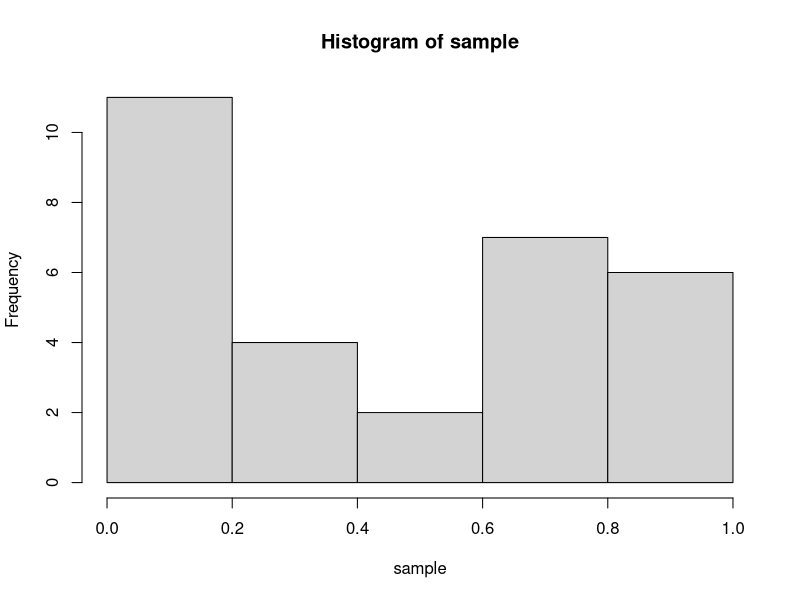
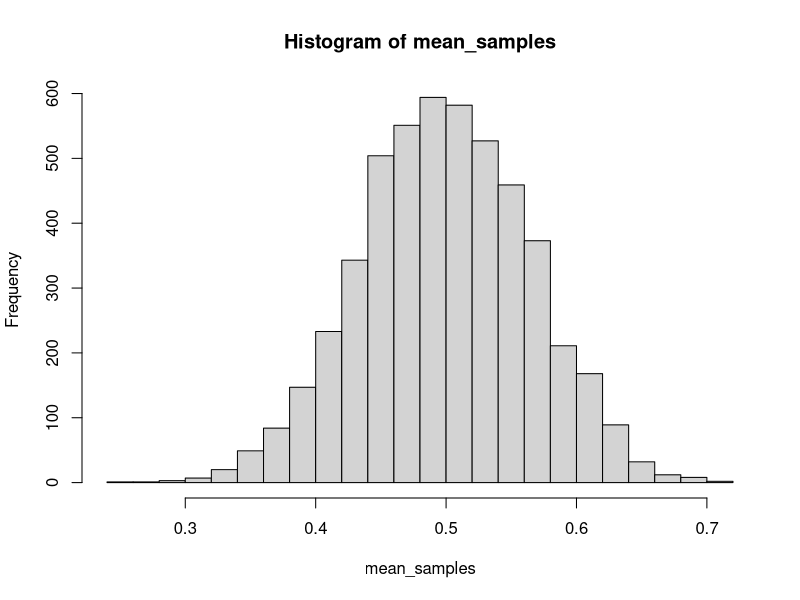

Generate these figures, in order, with R:
# # # # # normal distribution # # # # #

# Central Limit Theorem
# "the sampling distribution of the mean will always be normally distributed, 
# as long as the sample size is large enough"

# total of samples (is this large enough?)
N_samples <- 5000

# size within each sample
n_wsample <- 30

# create vector with NAs with size N_samples
mean_samples <- rep(NA, N_samples)

# example for one sample with many distributions
# sample <- rnorm(n_wsample)
# sample <- runif(n_wsample,-1,1)
sample <- rbeta(n_wsample,.5,.5)
# sample <- rexp(n_wsample,1)
# sample <- rgamma(n_wsample,2,2)
# sample <- rpois(n_wsample, lambda=1)

# histogram
hist(sample)

# built a for loop
for (i in 1:N_samples) {
  # one sample simulation, choose your distribution
  sample <- rbeta(n_wsample,.5,.5)
  # average that sample and save it in mean_samples
  mean_samples[i] <- mean(sample)
}

# histogram
hist(mean_samples, 20)

# normality test
# Shapiro-Wilk Test: Preferred for small to medium sample sizes when testing for normality is required.
# Kolmogorov-Smirnov Test: Useful for larger samples or comparing distributions
if (length(mean_samples) < 50) { # this is a bit arbitrary
  # Null Hypothesis (H0): The data is normally distributed.
  shapiro.test(mean_samples)
  # p < .05 significantly different from normal
  
} else {
  # Null Hypothesis (H0): The sample data comes from the reference distribution (e.g., normal distribution).
  ks.test(mean_samples, "pnorm", mean(mean_samples), sd(mean_samples))
  # p < .05 significantly different from normal
}


